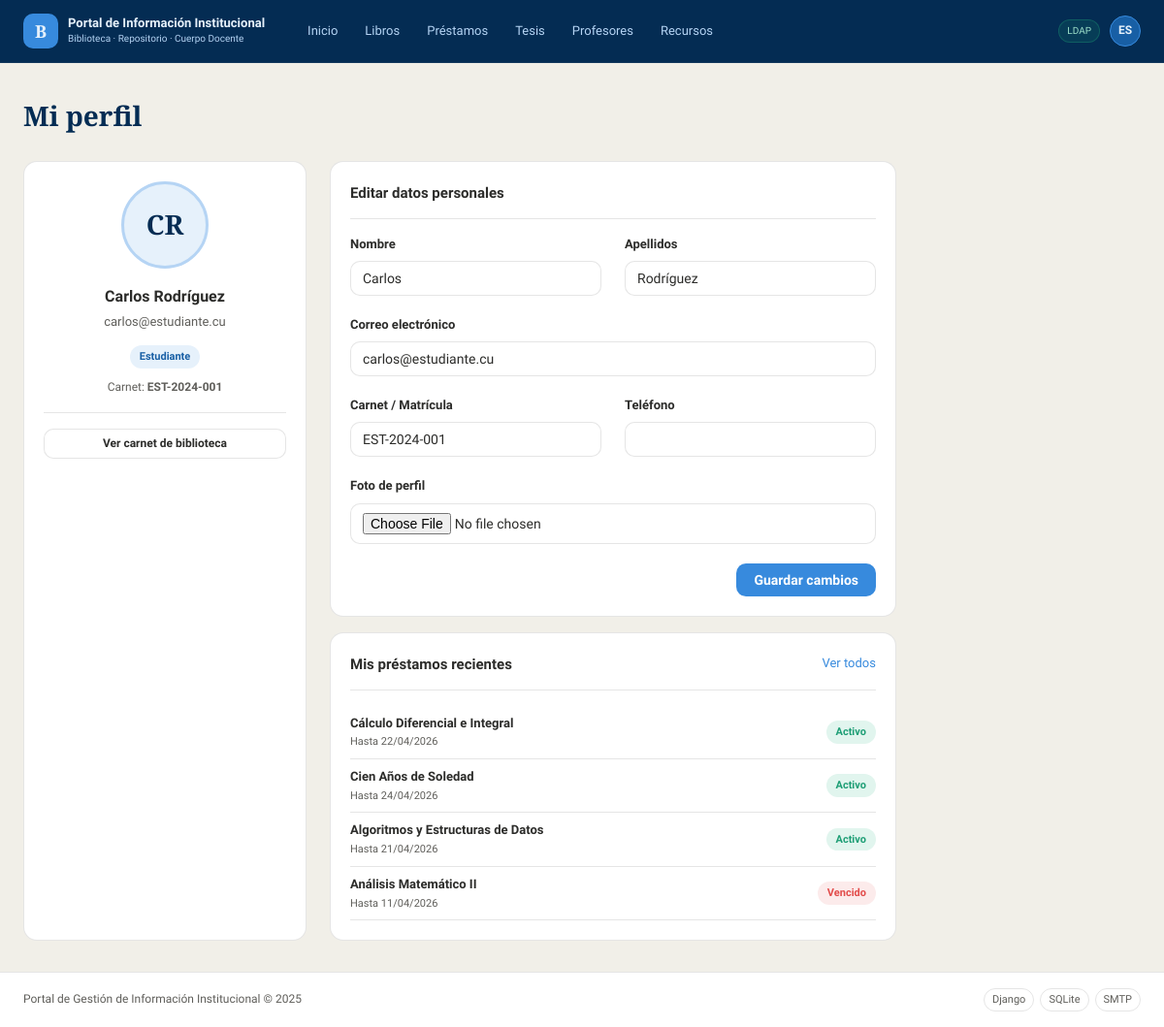
The app's page /biblioteca/mi-perfil/ (signed in) with its own data.
### biblioteca/models.py (models this page shows, shortened)
class PerfilUsuario(models.Model):
    ROL_CHOICES = [
        ('estudiante',   'Estudiante'),
        ('profesor',     'Profesor'),
        ('bibliotecario','Bibliotecario'),
        ('visitante',    'Visitante'),
    ]
    usuario          = models.OneToOneField(User, on_delete=models.CASCADE,
                                             related_name='perfil')
    rol              = models.CharField(max_length=20, choices=ROL_CHOICES,
                                         default='visitante')
    rol_solicitado   = models.CharField(max_length=20, choices=ROL_CHOICES,
                                         null=True, blank=True,
                                         verbose_name='Rol solicitado')
    rol_aprobado     = models.BooleanField(default=False,
                                            verbose_name='Rol aprobado')
    motivo_solicitud = models.TextField(blank=True,
                                         verbose_name='Motivo de la solicitud')
    carnet           = models.CharField(max_length=50, blank=True,
                                         verbose_name='Carnet / Matrícula')
    telefono         = models.CharField(max_length=20, blank=True)
    foto             = models.ImageField(upload_to='perfiles/', null=True, blank=True)
    class Meta:
        verbose_name        = 'Perfil de usuario'
        verbose_name_plural = 'Perfiles de usuario'
    def iniciales(self):
        nombre = self.usuario.get_full_name() or self.usuario.username
        partes = nombre.split()
        return ''.join(p[0] for p in partes[:2]).upper()

class Prestamo(models.Model):
    ESTADO_CHOICES = [
        ('activo',     'Activo'),
        ('devuelto',   'Devuelto'),
        ('vencido',    'Vencido'),
    ]
    ejemplar      = models.ForeignKey(Ejemplar, on_delete=models.PROTECT,
                                       related_name='prestamos')
    usuario       = models.ForeignKey(User, on_delete=models.PROTECT,
                                       related_name='prestamos')
    fecha_prestamo  = models.DateTimeField(auto_now_add=True)
    fecha_devolucion = models.DateField(verbose_name='Fecha límite de devolución')
    fecha_devuelto  = models.DateTimeField(null=True, blank=True)
    estado          = models.CharField(max_length=20, choices=ESTADO_CHOICES,
                                        default='activo')
    notas           = models.TextField(blank=True)
    registrado_por  = models.ForeignKey(User, on_delete=models.SET_NULL,
                                         null=True, related_name='prestamos_registrados')
    class Meta:
        verbose_name        = 'Préstamo'
        verbose_name_plural = 'Préstamos'
        ordering            = ['-fecha_prestamo']

class Ejemplar(models.Model):
    ESTADO_CHOICES = [
        ('disponible', 'Disponible'),
        ('prestado',   'Prestado'),
        ('reservado',  'Reservado'),
        ('deteriorado','Deteriorado'),
    ]
    libro    = models.ForeignKey(Libro, on_delete=models.CASCADE, related_name='ejemplares')
    codigo   = models.CharField(max_length=50, unique=True, verbose_name='Código')
    estado   = models.CharField(max_length=20, choices=ESTADO_CHOICES, default='disponible')
    ubicacion = models.CharField(max_length=100, blank=True,
                                  verbose_name='Ubicación en estantería')
    notas    = models.TextField(blank=True)
    class Meta:
        verbose_name        = 'Ejemplar'
        verbose_name_plural = 'Ejemplares'

class Libro(models.Model):
    titulo    = models.CharField(max_length=300)
    autor     = models.CharField(max_length=200)
    editorial = models.CharField(max_length=200, blank=True)
    anio      = models.PositiveIntegerField(verbose_name='Año', null=True, blank=True)
    isbn      = models.CharField(max_length=20, blank=True, unique=True, null=True)
    categoria = models.ForeignKey(Categoria, on_delete=models.SET_NULL,
                                  null=True, blank=True, related_name='libros')
    descripcion  = models.TextField(blank=True)
    portada      = models.ImageField(upload_to='portadas/', null=True, blank=True)
    fecha_registro = models.DateTimeField(auto_now_add=True)
    class Meta:
        verbose_name        = 'Libro'
        verbose_name_plural = 'Libros'
        ordering            = ['titulo']

### biblioteca/views.py (the view, shortened to what this page needs)
# urls.py: path('mi-perfil/',                        views.mi_perfil,           name='mi_perfil'),
@login_required
def mi_perfil(request):
    perfil, _ = PerfilUsuario.objects.get_or_create(usuario=request.user)
    form = PerfilForm(
        request.POST or None,
        request.FILES or None,
        instance=perfil,
        usuario=request.user
    )
    mis_prestamos = Prestamo.objects.filter(
        usuario=request.user
    ).select_related('ejemplar__libro').order_by('-fecha_prestamo')[:5]
    return render(request, 'biblioteca/mi_perfil.html', {
        'form':          form,
        'perfil':        perfil,
        'mis_prestamos': mis_prestamos,
    })

### biblioteca/forms.py
class PerfilForm(forms.ModelForm):
    first_name = forms.CharField(max_length=150, required=False, label='Nombre')
    last_name  = forms.CharField(max_length=150, required=False, label='Apellidos')
    email      = forms.EmailField(required=False, label='Correo electrónico')
    class Meta:
        model  = PerfilUsuario
        fields = ['carnet', 'telefono', 'foto']
    def __init__(self, *args, **kwargs):
        usuario = kwargs.pop('usuario', None)
        super().__init__(*args, **kwargs)
        if usuario:
            self.fields['first_name'].initial = usuario.first_name
            self.fields['last_name'].initial  = usuario.last_name
            self.fields['email'].initial      = usuario.email
        for name, field in self.fields.items():
            field.widget.attrs['class'] = 'form-control'

### biblioteca/context_processors.py (called while the page is built, shortened)
def rol_usuario(request):
    if request.user.is_authenticated:
        rol = get_rol(request.user)
        return {
            'rol_usuario':        rol,
            'es_bibliotecario':   rol == 'bibliotecario' or request.user.is_staff,
            'es_estudiante':      rol == 'estudiante',
            'es_profesor':        rol == 'profesor',
            'es_visitante':       rol == 'visitante',
        }

### biblioteca/decoradores.py (called while the page is built)
def get_rol(user):
    try:
        return user.perfil.rol
    except PerfilUsuario.DoesNotExist:
        return 'visitante'

### templates/biblioteca/mi_perfil.html (shortened to what this page needs)
{% extends 'base.html' %}
{% block content %}
<div class="page-header">
  <h1 class="page-header__title">Mi perfil</h1>
</div>
<div style="display:grid; grid-template-columns:1fr 2fr; gap:1.5rem; max-width:900px;">
  <div class="card" style="text-align:center;">
  {% if perfil.foto %}
    <img src="{{ perfil.foto.url }}" alt="Foto de perfil"
         style="width:90px; height:90px; border-radius:50%; object-fit:cover;
                border:3px solid var(--azul-palido); margin:0 auto 1rem;">
  {% else %}
    <div style="width:90px; height:90px; border-radius:50%; margin:0 auto 1rem;
                background:var(--azul-fondo); border:3px solid var(--azul-palido);
                display:flex; align-items:center; justify-content:center;
                font-family:var(--fuente-titulo); font-size:28px;
                font-weight:700; color:var(--azul-oscuro);">
      {{ perfil.iniciales }}
    </div>
  {% endif %}
  <div style="font-size:16px; font-weight:600; margin-bottom:4px;">
    {{ request.user.get_full_name|default:request.user.username }}
  </div>
  <div style="font-size:13px; color:var(--gris-medio); margin-bottom:10px;">
    {{ request.user.email|default:"Sin correo" }}
  </div>
  <span class="badge badge--info">{{ perfil.get_rol_display }}</span>
  {% if perfil.carnet %}
    <div style="margin-top:10px; font-size:12px; color:var(--gris-medio);">
      Carnet: <strong>{{ perfil.carnet }}</strong>
    </div>
  {% endif %}
  <div style="margin-top:1rem; padding-top:1rem; border-top:1px solid var(--borde);">
    <a href="{% url 'biblioteca:carnet_biblioteca' %}"
       class="btn btn--secondary btn--sm" style="width:100%; justify-content:center;">
      Ver carnet de biblioteca
    </a>
  </div>
</div>
  <div>
    <div class="card" style="margin-bottom:1rem;">
      <div class="card__header">
        <div class="card__title">Editar datos personales</div>
      </div>
      <form method="post" enctype="multipart/form-data">
        <div style="display:grid; grid-template-columns:1fr 1fr; gap:0 1.5rem;">
          <div class="form-group">
            <label>Nombre</label>
            {{ form.first_name }}
          </div>
          <div class="form-group">
            <label>Apellidos</label>
            {{ form.last_name }}
          </div>
        </div>
        <div class="form-group">
          <label>Correo electrónico</label>
          {{ form.email }}
        </div>
        <div style="display:grid; grid-template-columns:1fr 1fr; gap:0 1.5rem;">
          <div class="form-group">
            <label>Carnet / Matrícula</label>
            {{ form.carnet }}
          </div>
          <div class="form-group">
            <label>Teléfono</label>
            {{ form.telefono }}
          </div>
        </div>
        <div class="form-group">
          <label>Foto de perfil</label>
          {{ form.foto }}
        </div>
        <div style="display:flex; justify-content:flex-end;">
          <button type="submit" class="btn btn--primary">Guardar cambios</button>
        </div>
      </form>
    </div>
    <div class="card">
      <div class="card__header">
        <div class="card__title">Mis préstamos recientes</div>
        <a href="{% url 'biblioteca:prestamo_list' %}" class="card__action">Ver todos</a>
      </div>
      {% for p in mis_prestamos %}
        <div style="display:flex; align-items:center; justify-content:space-between;
                    padding:8px 0; border-bottom:1px solid var(--borde);">
          <div style="min-width:0;">
            <div style="font-size:13px; font-weight:600; white-space:nowrap;
                        overflow:hidden; text-overflow:ellipsis;">
              {{ p.ejemplar.libro.titulo }}
            </div>
            <div style="font-size:11px; color:var(--gris-medio);">
              Hasta {{ p.fecha_devolucion|date:"d/m/Y" }}
            </div>
          </div>
          <span class="badge
            {% if p.estado == 'activo' %}badge--disponible
            {% elif p.estado == 'vencido' %}badge--prestado
            {% else %}badge--info{% endif %}">
            {{ p.get_estado_display }}
          </span>
        </div>
      {% empty %}
        <p style="font-size:13px; color:var(--gris-medio); padding:1rem 0;">
          No tienes préstamos registrados.
        </p>
      {% endfor %}
    </div>
  </div>
</div>
{% endblock %}

### templates/includes/navbar.html (shortened to what this page needs)
{% load static %}
<header class="navbar">
  <div class="navbar__inner">
    <a href="{% url 'home' %}" class="navbar__brand">
      <div class="navbar__logo">B</div>
      <div>
        <div class="navbar__title">Portal de Información Institucional</div>
        <div class="navbar__sub">Biblioteca · Repositorio · Cuerpo Docente</div>
      </div>
    </a>
    <nav class="navbar__nav">
      <a href="{% url 'home' %}" class="nav-link {% if request.resolver_match.url_name == 'home' %}nav-link--active{% endif %}">Inicio</a>
      <a href="{% url 'biblioteca:libro_list' %}" class="nav-link">Libros</a>
      <a href="{% url 'biblioteca:prestamo_list' %}" class="nav-link">Préstamos</a>
      <a href="{% url 'biblioteca:tesis_list' %}" class="nav-link">Tesis</a>
      <a href="{% url 'biblioteca:profesor_list' %}" class="nav-link">Profesores</a>
      <a href="{% url 'biblioteca:recurso_list' %}" class="nav-link">Recursos</a>
    </nav>
    <div class="navbar__auth">
      {% if user.is_authenticated %}
        <span class="ldap-badge">LDAP</span>
        <div class="user-menu">
          <div class="user-avatar">{{ user.username|slice:":2"|upper }}</div>
        </div>
      {% else %}
        <a href="{% url 'login' %}" class="btn btn--primary btn--sm">Iniciar sesión</a>
      {% endif %}
    </div>
  </div>
</header>

### records on screen
PerfilUsuario: iniciales "CR", rol "Estudiante", carnet "EST-2024-001"
Prestamo: ejemplar.libro.titulo "Cálculo Diferencial e Integral", fecha_devolucion "22/04/2026", estado "Activo"
Prestamo: ejemplar.libro.titulo "Cien Años de Soledad", fecha_devolucion "24/04/2026", estado "Activo"
Prestamo: ejemplar.libro.titulo "Algoritmos y Estructuras de Datos", fecha_devolucion "21/04/2026", estado "Activo"
Prestamo: ejemplar.libro.titulo "Análisis Matemático II", fecha_devolucion "11/04/2026", estado "Vencido"

### other values on screen
{{ user.username|slice:":2"|upper }} "ES"
{{ request.user.get_full_name|default:request.user.username }} "Carlos Rodríguez"
{{ request.user.email|default:"Sin correo" }} "carlos@estudiante.cu"
